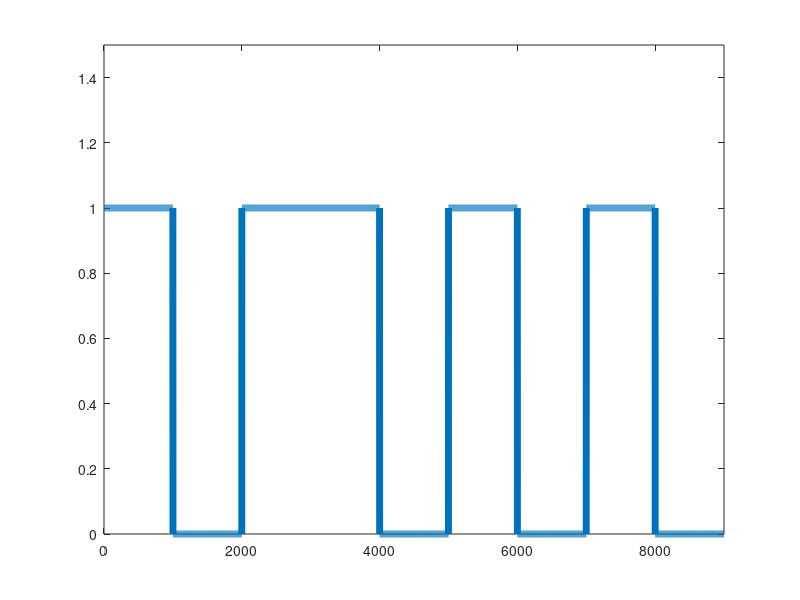

Recreate this plot in MATLAB.
clc all;
clear all;
input_data = [1 0 1 1 0 1 0 1 0];
bit_duration = 1000;
output_data = zeros(1, bit_duration*length(input_data));
time = 1:1:length(output_data);
% encoding
index = 1;
for i=1:length(input_data)
  if input_data(i)==1
    for j=index:index+bit_duration-1
      output_data(j) = 1;
    endfor
    index = index + bit_duration;
  else
    for j=index:index+bit_duration-1
      output_data(j) = 0;
    endfor
    index = index + bit_duration;
  endif
endfor
plot(time, output_data, 'LineWidth',5);
xlim([0 length(time)])
ylim([0 1.5]);


% decoding
current_bit = output_data(1);
decoded_data = zeros(1, length(output_data)/bit_duration);
index = 1;
for i=1:bit_duration:length(output_data)
  fprintf('%d\n', i);
  decoded_data(index) = output_data(i);
  index = index + 1;
endfor
decoded_data